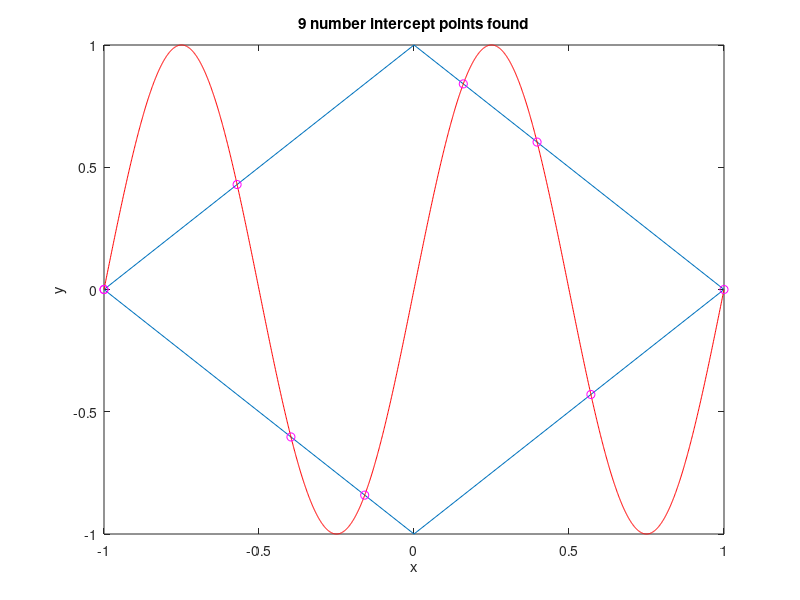

Source code (MATLAB):
%% [xi,yi] = my_polyxpoly(x1,y1,x2,y2,acc)
%
%%% --- INPUTS --- %%%
%   acc ---> accuracy of vectors, to what decimal place, default 1e-4
%   x1, y1 ---> mx1 or 1xm vectors
%   x2, y2 ---> nx1 or 1xn vectors
%
%%% --- OUTPUTS --- %%%
%   xi, yi ---> are a kx1 vectors repesenting all the intercepts
%
% m does not have to equal n
% m and n both have to be greater than or equal to 2
%
% acc is desired accuracy, will defualt to 1e-4, i.e. rounding to nearest
% 0.0001
%
% creating my own version of ...
%
% "[xi,yi] = polyxpoly(x1,y1,x2,y2) returns the intersection points of two 
% polylines in a planar, Cartesian system. x1 and y1 are vectors containing 
% the x- and y-coordinates of the vertices in the first polyline, and x2 
% and y2 contain the vertices in the second polyline. The output variables, 
% xi and yi, are column vectors containing the x- and y-coordinates of each 
% point at which a segment of the first polyline intersects a segment of 
% the second."
%
% From: http://www.mathworks.com/help/map/ref/polyxpoly.html
%
% x1, y1 must be vectors of the same size and x2, y2 as well, but both sets
% don't need to be.  They must at least be a vector with 2 cells (i.e. a
% line)
%
%%% --- EXAMPLE --- %%%
% >> x1 = [0,1:11,10]; 
% >> y1 = [0 1 1 5 -1 5 0 1 2 10 0 0 -1]; 
% >> x2 = [0,1:2:9,10,11,10]; 
% >> y2 = [0 1 10 0 7 4 0 0 -1];
% >> plot(x1,y1); hold on; plot(x2,y2,'r');
%
% See also length, mean, floor, meshgrid, reshape, find, sort, nargin,
% nargout
function [xi,yi] = my_polyxpoly(x1,y1,x2,y2,acc)
    % default inputs    
    if(nargin < 5)
        % do nothing this is correct
        acc = 1e-4; % accuracy ammount
    end

    % demmo mode
    if(nargout == 0)
        MODE = 'DEMO';
        if(nargin == 0)
            x1 = [-1,0,1,0,-1]; 
            y1 = [0,1,0,-1,0]; 
            x2 = -1:0.001:1;    % [sec] time
            f = 1;              % [Hz] frequency
            y2 = sin((2*pi*f).*x2);
        end

        x1_old = x1;
        y1_old = y1;
        x2_old = x2;
        y2_old = y2;
    else
        MODE = 'NORM';
    end


    % making sure x and y are same size vector
    test_vecs(x1,y1);
    test_vecs(x2,y2);
    % making all vector inputs in column vectors
    x1 = col_vec(x1,acc);
    y1 = col_vec(y1,acc);
    x2 = col_vec(x2,acc);
    y2 = col_vec(y2,acc);
    
    % finding slopes
    m1 = slope_vec(x1,y1);          % slopes of first line
    m2 = slope_vec(x2,y2);          % slopes of second line
    
    % finding intercepts
    b1 = intercept_vec(x1,y1,m1);   % intercepts of first line
    b2 = intercept_vec(x2,y2,m2);   % intercepts of second line
    
    % creating meshes
    [m1,m2] = meshgrid(m1,m2);
    [b1,b2] = meshgrid(b1,b2);
    [x1,x2] = meshgrid(x1,x2);
    [y1,y2] = meshgrid(y1,y2);
    
    % --- same points --- %
    x_test = x1 == x2;
    y_test = y1 == y2;
    same_points = x_test & y_test;
    IDX = find(same_points == 1);
    x_same = x1(IDX);
    y_same = y1(IDX);
    
    % --- intercepts possibilities --- %
    % x intercepts
    xi = (b2 - b1)./(m1 - m2);
    yi = (m2.*b1-m1.*b2)./(m2 - m1);
    
    % x intercepts
    [xi_1] = intercept_matrix(xi,x1);
    [xi_2] = intercept_matrix(xi,x2);
    xi_valid = xi_1 & xi_2; % logical locations of valid x intercepts
    
    % y intercepts
    [yi_1] = intercept_matrix(yi,y1);
    [yi_2] = intercept_matrix(yi,y2);
    yi_valid = yi_1 & yi_2; % logical locations of valid y intercepts
     
    % all valid possibilities, will have to check for x = 0 and y = 0 if
    % they are a possibility as well later
    xi = xi .* (xi_valid);
    [r,c] = find(isnan(xi));
    xi(r,c) = 0;
    yi = yi .* (yi_valid);
    [r,c] = find(isnan(yi));
    yi(r,c) = 0;
    
    % cleaning up xi and yi
    IDX = find(xi_valid | yi_valid == 1);
    xi = [x_same;xi(IDX)];
    yi = [y_same;yi(IDX)];
    
    if(strcmp(MODE,'DEMO'))
        figure();   
        plot(x1_old,y1_old);    hold on;   
        plot(x2_old,y2_old,'r');
        plot(xi,yi,'mo');       hold off;   
        xlabel('x');
        ylabel('y');
        title([num2str(length(xi)),' number intercept points found']);
        [xi yi] %#ok<NOPRT>
    elseif(strcmp(MODE,'NORM'))
        % sorting based on x column
        [xi,IDX] = sort(xi);
        yi = yi(IDX);
    else
        help('my_polyxpoly');
        error('something has gone wrong...');
    end
end

% finding intercepts matrix
function [xi_1] = intercept_matrix(xi,x1)
    test0 = (xi>x1(1:end-1,1:end-1)) & (xi<x1(2:end,2:end));  % assending
    test1 = (xi<x1(1:end-1,1:end-1)) & (xi>x1(2:end,2:end));  % decending
    xi_1 = test0 | test1;
end

% finding intercepts
function [b] = intercept_vec(x,y,m)
    % remember there is 1 less point in the slope vector because this is
    % the slope between two points and thus we'll have the same numbers of
    % intercepts, e.g. if x and y are a nx1 vector, m and b will be mx1
    % where m = n - 1
    b = y(1:end-1) - m.*x(1:end-1);
end

% finding slope vector
function [m] = slope_vec(x,y)
    m = diff(y) ./ diff(x); % slope vector
end

% creating all column vectors for work
function [x_new] = col_vec(x_old,acc)
    [r,c] = size(x_old);
    
    if((r == 1) && (c > 1))
        % got a row vector
        x_new = x_old'; % transpose to get column
    elseif((r > 1) && (c == 1))
        % got a column vector
        x_new = x_old;  % doing nothing
    else
        error(['Data passed in is not a vector [r,c] = [', ...
            num2str(r),',',num2str(c),'] or is 1x1']);
    end
    x_new = round(x_new ./ acc) .* acc;
end

% are x and y the same size?
function test_vecs(x,y)
    test = size(x) == size(y);
    test = floor(mean(test));
    if(test == 1)
        % they are the same time, we are all good
    else
        error('a pair of x and y vectors are not the same size');
    end
end